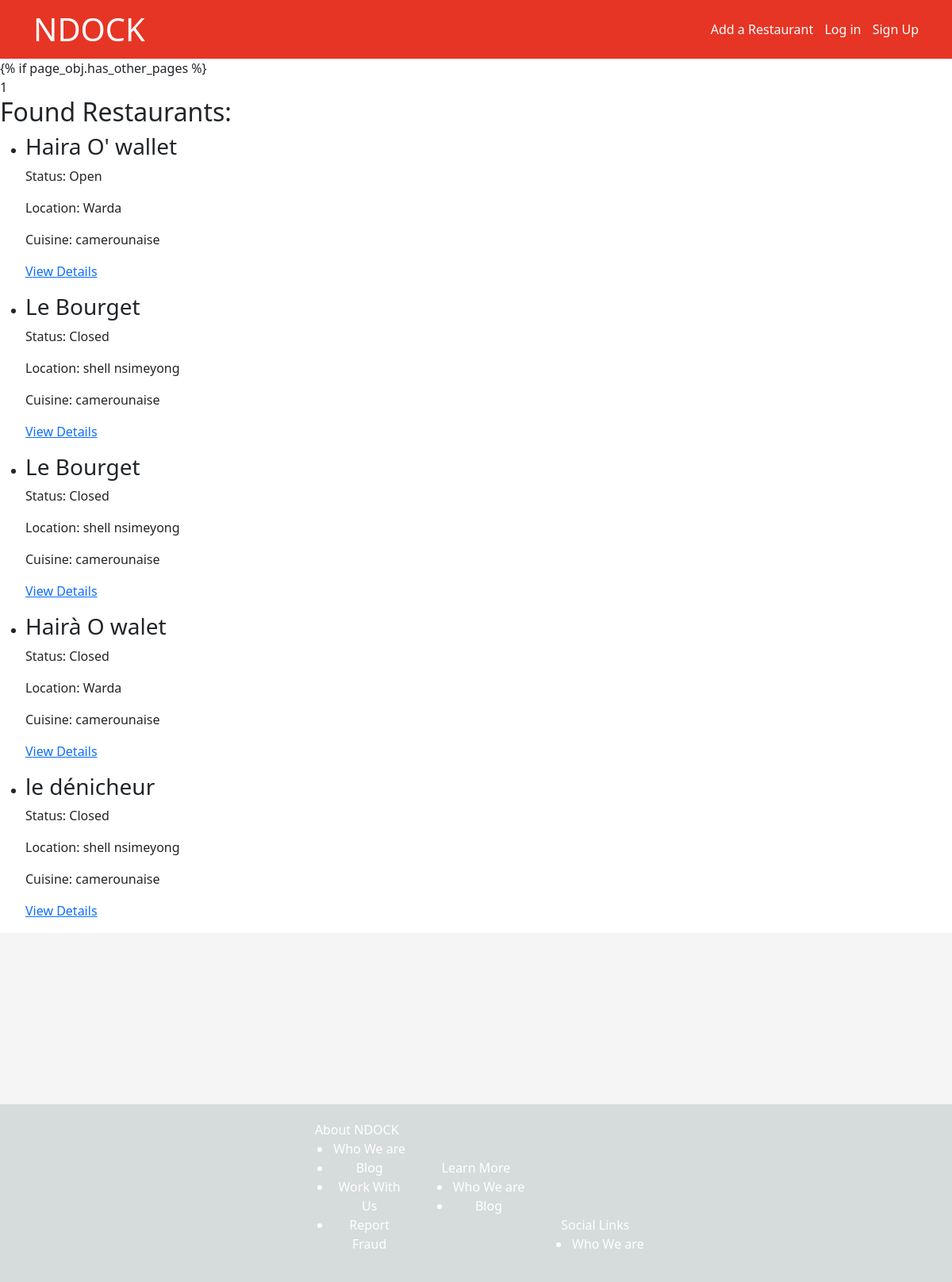
The app's page /search/ with its own data.
### restaurant/models.py (models this page shows, shortened)
class Restaurant(models.Model):
    name = models.CharField(max_length=255)
    description = models.TextField(blank=True, null=True)
    rating = models.DecimalField(max_digits=3, decimal_places=2)
    location = models.ForeignKey(
        'Location', on_delete=models.CASCADE, related_name='restaurants')
    cuisines = models.ManyToManyField('Cuisine', related_name='restaurants')
    category = models.ManyToManyField(
        "MenuCategory", related_name='restaurants')
    menus = models.ManyToManyField('Menu', related_name='menu_restaurants')
    search_fields = ['name', 'location', 'cuisines', 'menus', 'category']
    def is_open(self):
        now = datetime.now().time()
        current_weekday = datetime.now().weekday()
        opening_hours = self.opening_hours.filter(
            weekday=current_weekday).first()
        if opening_hours :
            if opening_hours.open_time and opening_hours.open_time <= now <= opening_hours.close_time:
                return True
        return False
    def average_rating(self):
        ratings = self.rating
        if ratings:
            return round(ratings, 2)
        return None
    """ When having ratings from users

        def get_average_rating(self):
            # Calculate and return the average rating for the restaurant
        ratings = self.reviews.values_list('rating', flat=True)
        if ratings:
            average_rating = sum(ratings) / len(ratings)
            return round(average_rating, 2)
        return None
    """

class Location(models.Model):
    name = models.CharField(max_length=255)
    lattide = models.CharField(max_length=255, blank=True, null=True)
    longitude = models.CharField(max_length=255, blank=True, null=True)

class Cuisine(models.Model):
    name = models.CharField(max_length=255)
    origin = models.CharField(max_length=255, blank=True, null=True)
    description = models.TextField(blank=True, null=True)

### restaurant/views.py (the view, shortened to what this page needs)
# urls.py: path('search/', views.search_restaurants, name='search_restaurants'),
def search_restaurants(request):
    location = request.GET.get('location')
    restaurant = request.GET.get('restaurant')
    q_objects = Q()
    if location:
        q_objects &= Q(location__name__icontains=location)
    restaurants = Restaurant.objects.filter(q_objects)
    search_query_str = str(q_objects)  # Convert Q object to string query
    search_results = watson_search.search(
        search_query_str, models=(Restaurant,))
    paginator = Paginator(restaurants, 10)
    page_number = request.GET.get('page')
    page_obj = paginator.get_page(page_number)
    context = {
        'restaurants': restaurants,
        'search_results': search_results,
        'location': location,
        'restaurant': restaurant,
        'page_obj':page_obj,
    }
    return render(request, 'restaurant/search_results.html', context)

### templates/restaurant/search_results.html (shortened to what this page needs)
{% extends "restaurant/base.html" %} {% block content %} {% if
page_obj.has_other_pages %}
<div class="pagination">
  <span class="current-page">{{ page_obj.number }}</span>
</div>
{% if page_obj %}
<h2>Found Restaurants:</h2>
<ul>
  {% for restaurant in page_obj %}
  <li>
    <h3>{{ restaurant.name }}</h3>
    {% if restaurant.is_open %}
    <p>Status: Open</p>
    {% else %}
    <p>Status: Closed</p>
    {% endif %}
    <p>Location: {{ restaurant.location.name }}</p>
    <p>
      Cuisine: {% for cuisine in restaurant.cuisines.all %} {{ cuisine.name }}
      {% endfor %}
    </p>
    <p>
      <a href="{% url 'restaurant:restaurant_details' restaurant.pk %}"
        >View Details</a
      >
    </p>
  </li>
  {% endfor %}
</ul>
{% else %}
<p>No restaurants found.</p>
{% endif %}  {% endblock content %}

### static/css/style.css (style rules this page uses)
html, body { margin: 0; padding: 0; }

### records on screen
Restaurant: name "Haira O' wallet", shows "Status: Open", location.name "Warda"
Cuisine: name "camerounaise"
Restaurant: name "Le Bourget", shows "Status: Closed", location.name "shell nsimeyong"
Restaurant: name "Le Bourget", shows "Status: Closed", location.name "shell nsimeyong"
Restaurant: name "Hairà O walet", shows "Status: Closed", location.name "Warda"
Restaurant: name "le dénicheur", shows "Status: Closed", location.name "shell nsimeyong"

### other values on screen
{{ page_obj.number }} "1"
